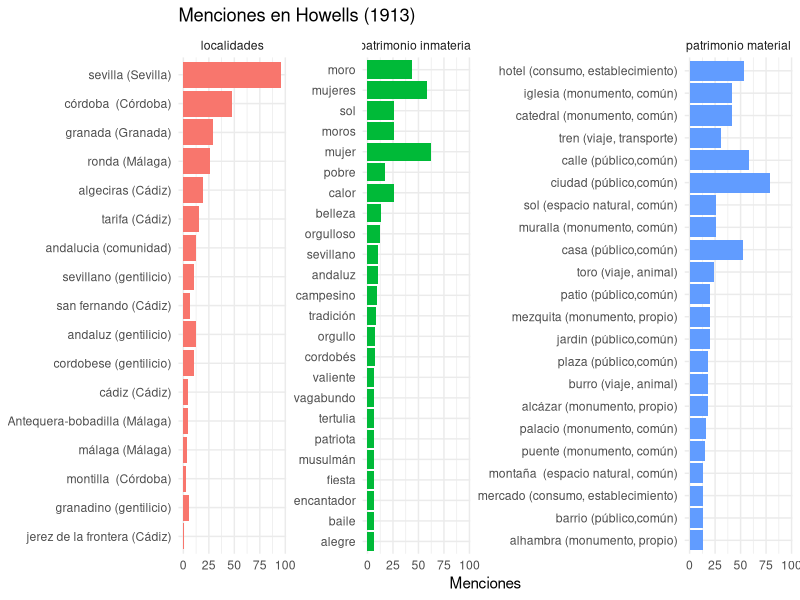
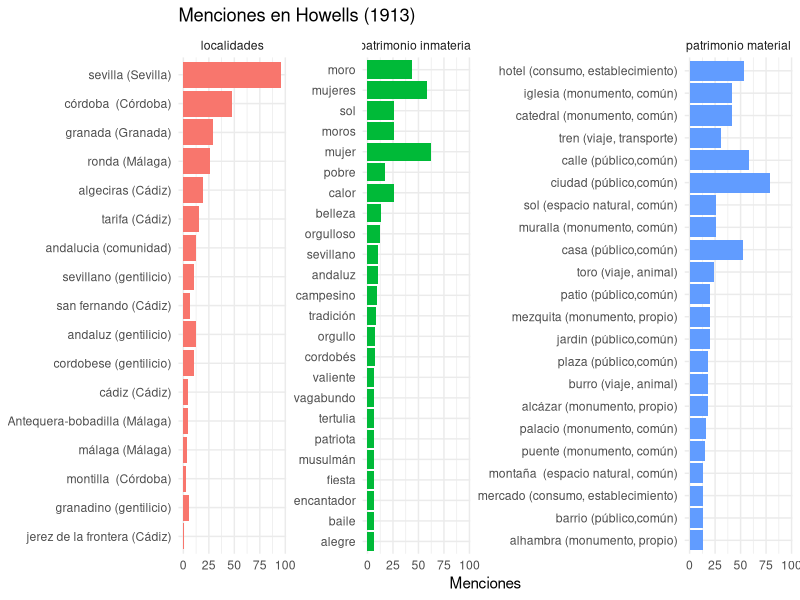

R code for these plots, in order:
# CCOMPROBACIONES PREVIAS
#primer paso: Ver la ruta
getwd()
#segundo paso: ver si están los documentos csv
list.files()
#tercer paso: cargar el relato
relato <- readLines("1913_Howells_familiy_spanish.txt", encoding = "UTF-8")
#COMIENZO DE LAS OPERACIONES PARA AJUSTARSE A R
#cuarto paso: cambio de estructura para trabajar con R
libro <- paste(relato, collapse = " ")
#quinto paso: todo a minúscula para trabajar con R
#OJO, no se hace con tidytext, porque no nos interesa para la lista csv que queremos cruzar, pues son palabras compuestas
# Y el paquete tidytexto incluye el tokenizador y separaría las palabras compuestas
#por tanto, se usa la función independiente de tolower
#tokenizar se reserva para el análisis de sentimientos
libro_previo <- tolower(libro) 
#sexto paso: se instala el ecosistema tidyverse que incluye los paquetes y sus funciones para las operaciones
install.packages("tidyverse")
#Una vez instalado, se carga
library("tidyverse") 
#AHORA LAS OPERACIONES CON LOS TRES CSV (LOCALIIDADES, PATRIMONIO MATERIAL E INMATERIAL)
#septimo paso: se cargan sin necesidad de caragr el paquete readr, pues ya está instalado e incluido en tidyverse
localidades <- read_csv("localidades_normalizacion.csv")
View(localidades)
patrimonio_material <- read_csv("patrimonio_material_normalizacion.csv")
View(patrimonio_material)
patrimonio_inmaterial <- read_csv("patrimonio_inmaterial_normalizacion.csv")
View(patrimonio_inmaterial) 
#octavo paso: se hacen las operaciones, una por cada csv
#se usa las mismas funciones de los paquetes de tidyverse, como dplyr, magrittr, readr o stringr
#localidades
resultado <- localidades %>%
  mutate(menciones = str_count(libro_previo, paste0("\\b", variantes, "\\b"))) %>%
  filter(menciones > 0) %>%
  arrange(desc(menciones))
# lo visualizamos en la tabla
View(resultado)
#mismo proceso con patrimonio material
resultado_material <- patrimonio_material %>%
  mutate(menciones = str_count(libro_previo, paste0("\\b", variantes, "\\b"))) %>%
  filter(menciones > 0) %>%
  arrange(desc(menciones))
#visualizamos el resultado
View(resultado_material)
#mismo proceso con patrimonio inmaterial
resultado_inmaterial <- patrimonio_inmaterial %>%
  mutate(menciones = str_count(libro_previo, paste0("\\b", variantes, "\\b"))) %>%
  filter(menciones > 0) %>%
  arrange(desc(menciones))
#visualizamos el resultado
View(resultado_inmaterial)
#noveno paso: se exportan los resultados de cada uno fuera de R
#localidades
write_csv(resultado, "resultado_localidades_Howells.csv") 
#patrimonio material
write_csv(resultado_material, "resultado_material_Howells.csv")
#patrimonio inmaterial
write_csv(resultado_inmaterial, "resultado_inmaterial_Howells.csv") 
#décimo paso: creación de gráficas conjuntas en mismo espacio, pero manteninedo cada una su integridad
resultado <- resultado %>% mutate(tipo = "localidades") 
resultado_material <- resultado_material %>% mutate(tipo = "patrimonio material")
resultado_inmaterial <- resultado_inmaterial %>% mutate(tipo = "patrimonio inmaterial") 
#se une la nueva tabla apra cada uno
todo <- bind_rows(resultado, resultado_material, resultado_inmaterial)
#undécimo paso: representación visual de la gráfica
top25 <- todo %>%
  group_by(tipo) %>%
  slice_max(menciones, n = 25) %>%
  ungroup()
#duodécimo paso y últtimo que une todo lo anterior del preoceso de gráfica
#crecaicón definitiva con nuevas funciones y nuevo paquete diferente:ggplot
ggplot(top25, aes(x = reorder(principal, menciones), y = menciones, fill = tipo)) +
  geom_col() +
  coord_flip() +
  facet_wrap(~tipo, scales = "free_y") +
  labs(title = "Menciones en Howells (1913)",
       x = NULL, y = "Menciones") +
  theme_minimal() +
  theme(legend.position = "none")
#dédimotercer paso o epílogo: exportación a imagen
ggsave("grafica_Howells.png", width = 12, height = 8) 
